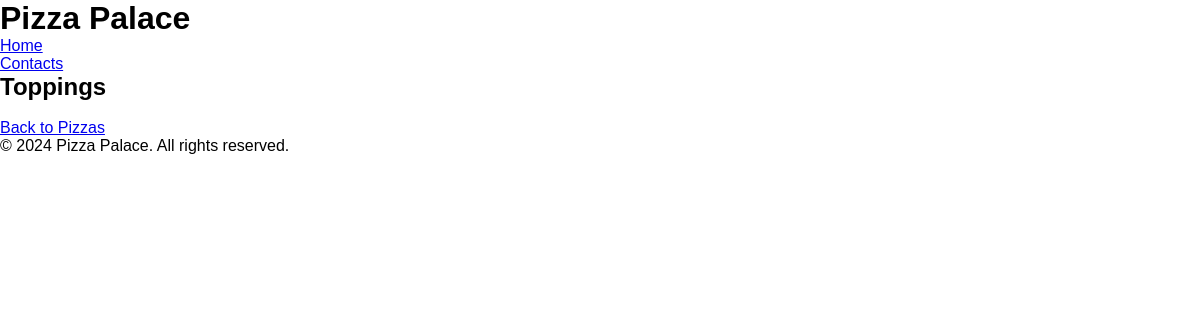
Page /pizzas/chicken/ on the earlier database version.
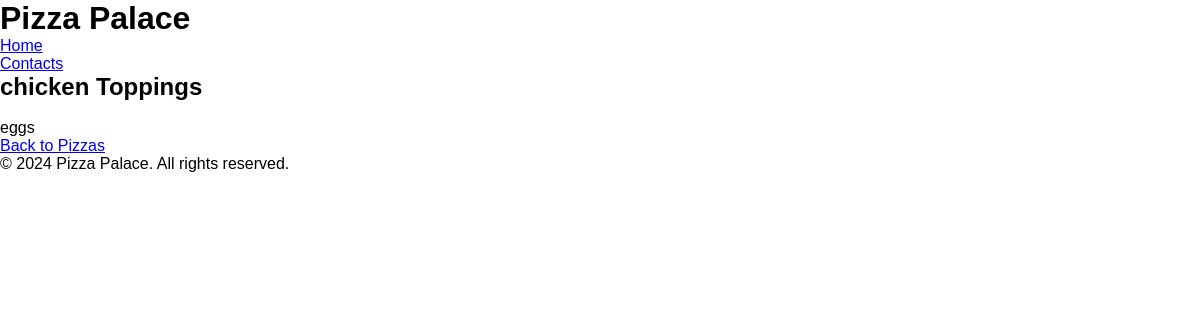
Same page on the later database version.
### pizzas/models.py (models this page shows, shortened)
class Pizza(models.Model):
    name = models.CharField(max_length=50)
    description = models.TextField(default='For the love of satisfaction and sweetness')
    class Meta:
        verbose_name_plural = 'pizzas'

class Topping(models.Model):
    pizza = models.ForeignKey(Pizza, on_delete=models.CASCADE, related_name='topping')
    name = models.CharField(max_length=20)
    class Meta:
        verbose_name_plural = 'toppings'

### pizzas/views.py (the view)
# urls.py: path('<str:pizza_name>/', views.ToppingView.as_view(), name="topping"),
class ToppingView(DetailView):
    model = Pizza
    template_name = 'pizzas/topping.html'
    context_object_name = 'pizza'
    def get_object(self):
        pizza_name = self.kwargs.get('pizza_name')# added all this mumble  jumble
        return Pizza.objects.filter(name=pizza_name).first()

### pizzas/templates/pizzas/topping.html (shortened to what this page needs)
{% extends 'pizzas/base.html' %}
{% block extra_css %}
    {% load static %}
    <link rel="stylesheet" href="{% static 'css/home.css' %}">
{% endblock %}
{% block content %}
  <h2>{{pizza.name}} Toppings</h2>
  <br>
  <ul>
      {% for topping in pizza.topping.all %}
        <li>{{topping.name}}</li>
      {% endfor %}
  </ul>
  <a href="{% url 'pizzas:home' %}">Back to Pizzas</a>
{% endblock %}

Differences in the rows shown:
added Pizza: name "chicken"
added Topping: name "eggs"
